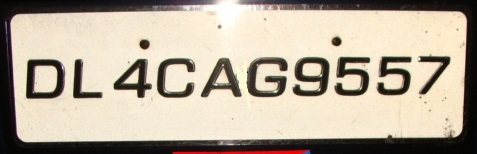
%> input picture images/image1.jpg, 477 x 154 px
$ octave main.m   (GNU Octave 9; MATLAB toolbox functions it lacks are replaced by stand-ins)
%> lines starting %> are read from the running program, lines starting %| are printed output that depends on the picture; in (x1, y1, x2, y2) boxes, pixels count from 0 and x2, y2 are one past the last pixel; in counts of white or black regions, pixels touching at a corner belong together; the program's own positions count from 1
### scripts/preProcessing.m
function [image] = preProcessing(source)

    % convert the RGB image to grayscale image
    image = rgb2gray(source);

    % increase the contrast
    image = imadjust(image,[0.2,0.7],[]);

    % median filter to remove noise
    image = medfilt2(image);
    %return the processed image

end

### scripts/edgeDetection.m
function [result] = edgeDetection(source)

    % edge detection using Sobel
    result = edge(source,'sobel',0.28,'both');
    %imshowpair(source,temp,'montage')


end

### scripts/main.m
% clears all the text from the Command Window
clc
% close all figures
close all;
% clear all variables from the current workspace
clear;
% [10 lines of commented-out code are left out]
[file,path] = uigetfile( {'*.jpg;*.bmp;*.png'} , 'Choose an image');
%> the answer given: ../images/image1.jpg
getPicture=[path,file];

% check if any file is selected
if( getPicture == 0 )
    return
% end when no file is selected
end

% CONSTANT
MAX_HEIGHT = 900;

picture = imread(getPicture);
%> picture is the input picture: size 154x477x3 uint8; mean R, G, B 184.7, 172.7, 155.2
[height,width,depth]=size(picture);
%> height = 154; width = 477; depth = 3

% oriWidth = width;
% oriHeight= height;

% resize the image of the resolution is too big ( height > MAX_HEIGHT)
if (height > MAX_HEIGHT )
    picture = imresize(picture, 0.5);
    [resizedHeight,resizedwidth]=size(picture);
else
    %imshow(picture);
end

% run the core LPR function
image = detectLicensePlateAndDrawBoundingBox(picture);


%% CORE function of License Plate Recognition
% PARAM - original RGB image
% RETURN - coordinates
function [result] = detectLicensePlateAndDrawBoundingBox(source)

    % pre processing the image
    greyscale = preProcessing(source);
%> in preProcessing, `image = rgb2gray(source);`:
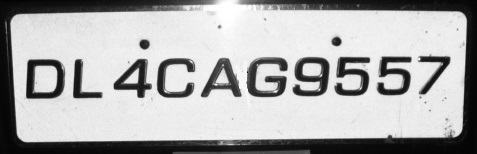
%> image: size 154x477 uint8; min 2, max 255, mean 174.3
%> in preProcessing, `image = imadjust(image,[0.2,0.7],[]);`:
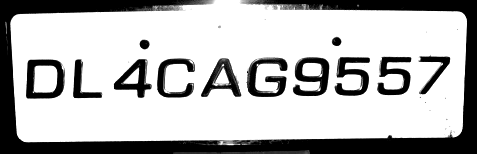
%> image: size 154x477 uint8; min 0, max 255, mean 183.9

    % edge detection using Sobel
    edge = edgeDetection(greyscale);
%> in edgeDetection, `result = edge(source,'sobel',0.28,'both');`:
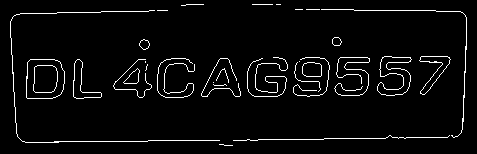
%> result: size 154x477 logical; 4.1% white in thin lines or dots, all inside (x1, y1, x2, y2) = (10, 4, 467, 146)

    result = bwareaopen(edge,70,8);
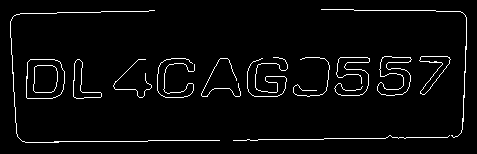
%> result: size 154x477 logical; 3.6% white in thin lines or dots, all inside (x1, y1, x2, y2) = (10, 9, 467, 143)

    result1 = bwareaopen(result,20,8);

    figure(5),imshow(source);
    [L,~]=bwlabeln(result,8);
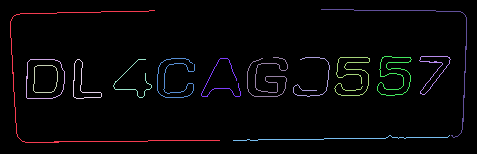
%> L: size 154x477 double; 15 distinct labels, from 0 to 14; one colour per label, 0 black
    propied=regionprops(L,'BoundingBox');
%> propied = 14 regions; largest, box (x1, y1, x2, y2): (10, 10, 220, 143), (321, 9, 467, 138), (247, 57, 288, 97), (26, 59, 65, 99), (201, 58, 241, 97)

    hold on
    pause(1)
    for n=1:size(propied,1)
      rectangle('Position',propied(n).BoundingBox,'EdgeColor','g','LineWidth',2)
    end
%> this loop made 14 passes
%> `image = detectLicensePlateAndDrawBoundingBox(picture);`:
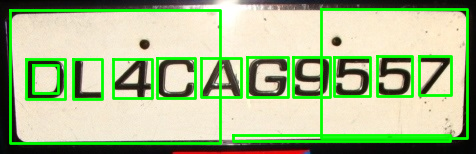
%> figure redrawn from the program's plot data
    hold off

    result= result1;

end

$ run again, on images/image2.jpg
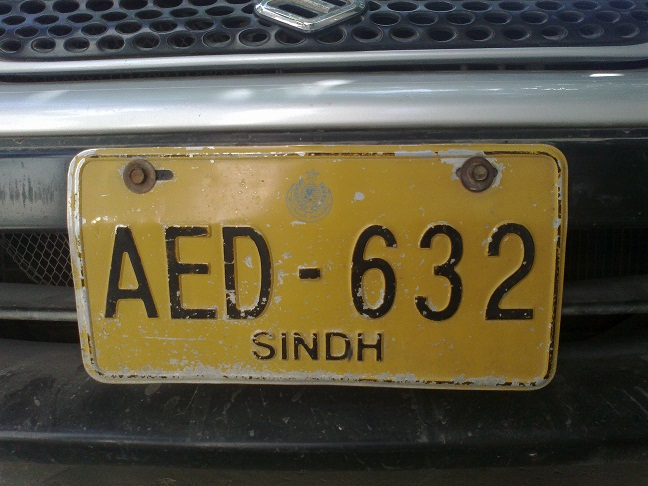
%> input picture images/image2.jpg, 648 x 486 px
%> picture is the input picture: size 486x648x3 uint8; mean R, G, B 92.7, 86.3, 65.4
%> in detectLicensePlateAndDrawBoundingBox, `result = bwareaopen(edge,70,8);`:
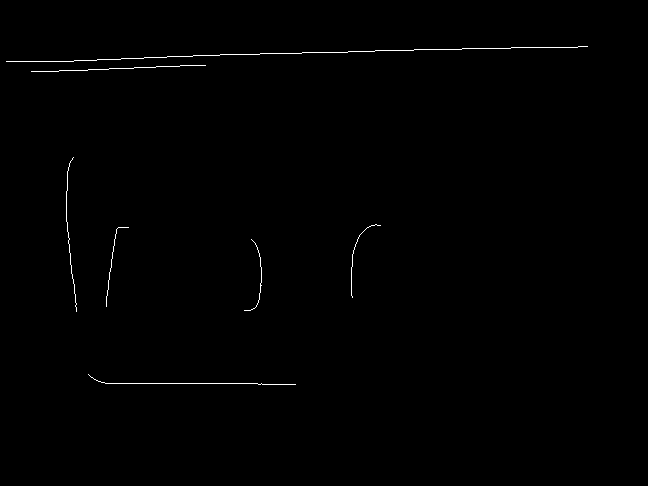
%> result: size 486x648 logical; 0.44% white in thin lines or dots, all inside (x1, y1, x2, y2) = (6, 46, 588, 385)
%> L: size 486x648 double; 8 distinct labels, from 0 to 7
%> propied = 7 regions; box (x1, y1, x2, y2): (6, 46, 588, 62), (31, 65, 206, 72), (66, 157, 77, 312), (88, 374, 296, 385), (106, 227, 129, 307), (244, 239, 262, 311), (351, 224, 381, 298)
%> the loop in detectLicensePlateAndDrawBoundingBox, `for n=1:size(propied,1)` made 7 passes
%> `image = detectLicensePlateAndDrawBoundingBox(picture);`:
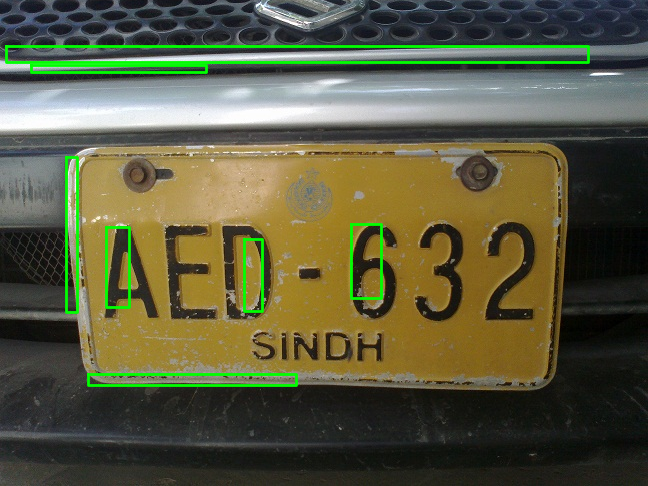
%> figure redrawn from the program's plot data
